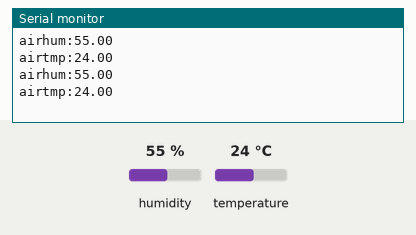
Bench run of a sketch on a simulated Arduino Uno, built with avr-gcc and run on an emulated ATmega328P. Shown: the last lines printed to the serial monitor. The test bench sets the inputs (shaded band); at power-on: humidity 55 %, temperature 24 °C.

Above: at 4.8 s.
4.9 s: humidity set to 22 %
At 7.3 s:
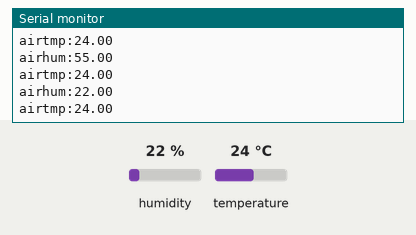
7.9 s: temperature set to 12 °C
At 8.5 s:
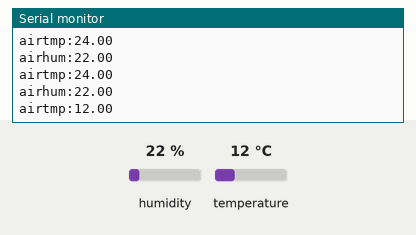
10.9 s: humidity set to 40 %
At 13.4 s:
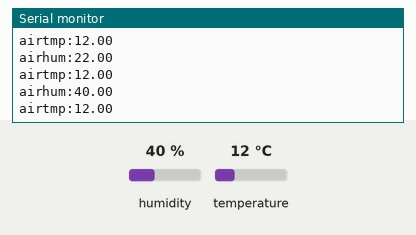
Timing chart, 0 to 14.9 s (numbered marks = the images above; inputs shaded):
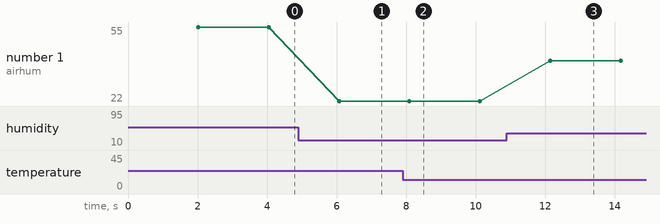

Measured:
- after the input at 4.9 s, the serial monitor: prints a new line after 1.2 s (image 1)
- after the input at 7.9 s, the serial monitor: prints a new line after 0.21 s (image 2)
- after the input at 10.9 s, the serial monitor: prints a new line after 1.2 s (image 3)
- plotted number 1: 55 → 22 after the input at 4.9 s, 22 → 40 after the input at 10.9 s

The sketch:

DHT11_Temperatur-und-Luftfeuchtigkeit.ino
```cpp
#include "DHT.h" //DHT Bibliothek laden

#define DHTPIN 2 //Der Sensor wird an PIN 2 angeschlossen

#define DHTTYPE DHT11    // Es handelt sich um den DHT11 Sensor

DHT dht(DHTPIN, DHTTYPE); //Der Sensor wird ab jetzt mit „dth“ angesprochen

void setup() {
  Serial.begin(9600); //Serielle Verbindung starten

  dht.begin(); //DHT11 Sensor starten
}

void loop() {

  delay(2000); //Zwei Sekunden Vorlaufzeit bis zur Messung (der Sensor ist etwas träge)


  float Luftfeuchtigkeit = dht.readHumidity(); //die Luftfeuchtigkeit auslesen und unter „Luftfeutchtigkeit“ speichern

  float Temperatur = dht.readTemperature();//die Temperatur auslesen und unter „Temperatur“ speichern

  Serial.print("airhum:"); //Im seriellen Monitor den Text und
  Serial.println(Luftfeuchtigkeit); //die Dazugehörigen Werte anzeigen
  Serial.print("airtmp:");
  Serial.println(Temperatur);

}
```
